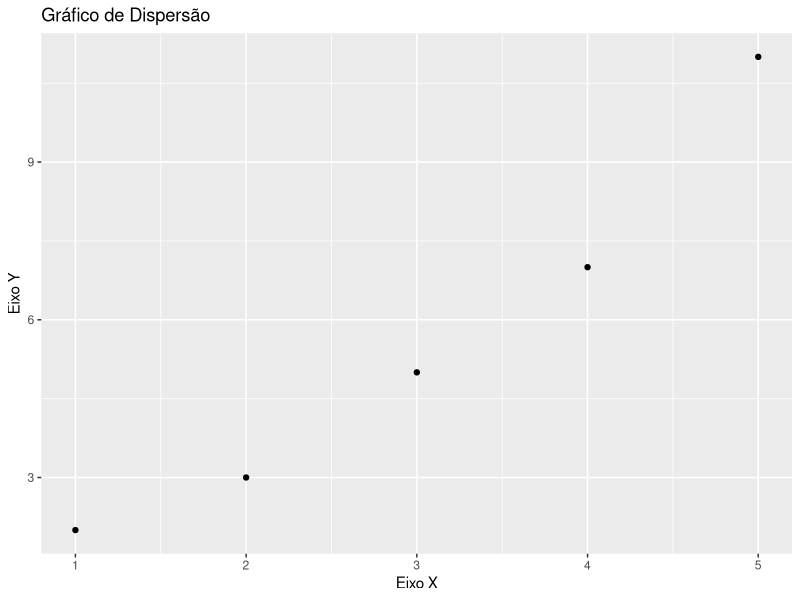
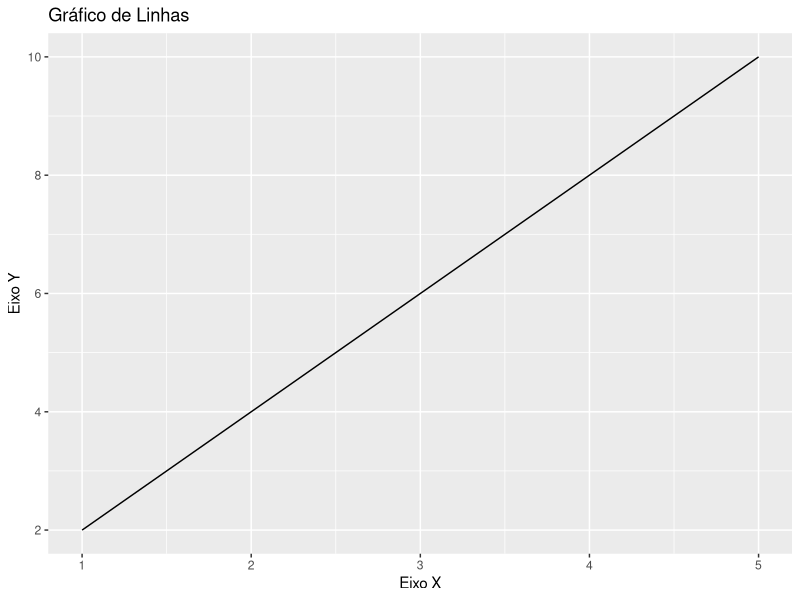
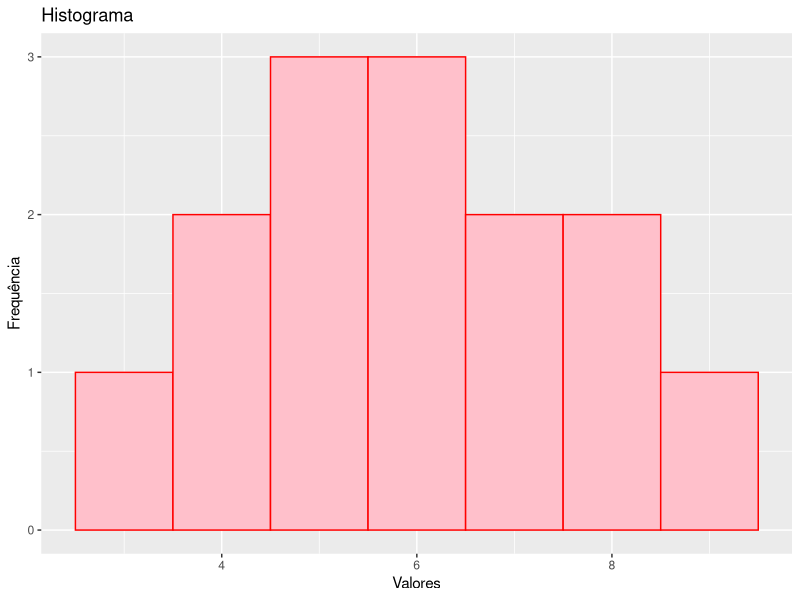
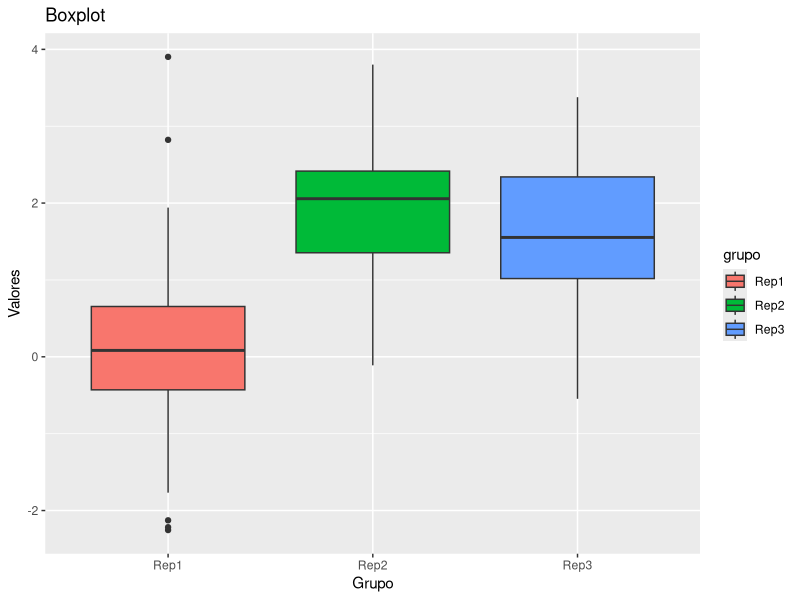

The R source for these figures, in order:

# ---------------------------------------------------------
# Comandos básicos em R
# ---------------------------------------------------------

######################
# 1. Conceitos Básicos
######################


# Atribuição de variáveis
x <- 10
y <- 5

# Exibição de resultados
print(x)
print(y)

# Operações matemáticas
soma <- x + y
subtracao <- x - y
multiplicacao <- x * y
divisao <- x / y

# Exibição de resultados
print(soma)
print(subtracao)
print(multiplicacao)
print(divisao)

########################
# 2. Estruturas de Dados
########################

# Vetores
vetor <- c(1, 2, 3, 4, 5)
print(vetor)

# Matrizes
matriz <- matrix(1:9, nrow = 3, ncol = 3)
print(matriz)

# Dataframes
dataframe <- data.frame(Aluno = c("Eduardo", "Maria", "João"),
                        Nota_Matemática = c(8, 7, 9),
                        Nota_História = c(6, 8, 7))
print(dataframe)

############################
# 3. Estruturas de Controle
############################

# Condicional (if-else)
if (x > y) {
  print("x é maior que y")
} else {
  print("x não é maior que y")
}

# Loop (for)
for (i in 1:5) {
  print(paste("Número:", i))
}

############
# 4. Funções
############

# Definição de função
squared <- function(x) {
  return(x^2)
}

# Chamada de função
resultado <- squared(4)
print(resultado)


# Carregar o pacote necessário
library(ggplot2)

# ---------------------------------------------------------
# Criando gráficos simples
# ---------------------------------------------------------

#########################
# 5. Gráfico de dispersão
#########################

# Criar dados para o gráfico de dispersão
dados_dispersao <- data.frame(
  x = c(1, 2, 3, 4, 5),
  y = c(2, 3, 5, 7, 11)
)

# Criar o gráfico de dispersão
ggplot(data = dados_dispersao, aes(x = x, y = y)) +
  geom_point() +
  labs(title = "Gráfico de Dispersão",
       x = "Eixo X",
       y = "Eixo Y")

######################
# 6. Gráfico de linhas
######################

# Criar dados para o gráfico de linhas
dados_linha <- data.frame(
  x = c(1, 2, 3, 4, 5),
  y = c(2, 4, 6, 8, 10)
)

# Criar o gráfico de linhas
ggplot(data = dados_linha, aes(x = x, y = y)) +
  geom_line() +
  labs(title = "Gráfico de Linhas",
       x = "Eixo X",
       y = "Eixo Y")

##############
#7. Histograma
##############

# Criar dados para o histograma
dados_histograma <- data.frame(
  valores = c(3, 5, 6, 7, 8, 4, 5, 6, 7, 8, 9, 4, 5, 6)
)

# Criar o histograma
ggplot(data = dados_histograma, aes(x = valores)) +
  geom_histogram(binwidth = 1, fill = "pink", color = "red") +
  labs(title = "Histograma",
       x = "Valores",
       y = "Frequência")

############
# 8. Boxplot
############

# Criar dados para o boxplot
dados_boxplot <- data.frame(
  grupo = rep(c("Rep1", "Rep2", "Rep3"), each = 50),
  valores = c(rnorm(50), rnorm(50, mean = 2), rnorm(50, mean = 1.5))
)

# Criar o boxplot
ggplot(data = dados_boxplot, aes(x = grupo, y = valores, fill = grupo)) +
  geom_boxplot() +
  labs(title = "Boxplot",
       x = "Grupo",
       y = "Valores")



# Este projeto abrange os conceitos básicos de R, incluindo atribuição de variáveis, operações matemáticas, estruturas de dados (vetores, matrizes, dataframes) e visualização de dados usando ggplot2. Você pode executar este script linha por linha em seu ambiente R para experimentar e entender cada conceito.

